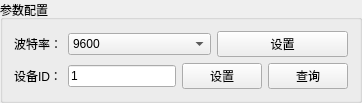
         <widget class="QGroupBox" name="groupBox_2">
          <property name="title">
           <string>参数配置</string>
          </property>
          <layout class="QVBoxLayout" name="verticalLayout_6">
           <item>
            <layout class="QHBoxLayout" name="horizontalLayout_49" stretch="3,2">
             <item>
              <layout class="QHBoxLayout" name="horizontalLayout_24" stretch="1,5">
               <item>
                <widget class="QLabel" name="label_48">
                 <property name="text">
                  <string>波特率：</string>
                 </property>
                </widget>
               </item>
               <item>
                <widget class="QComboBox" name="cbxDevBaud">
                 <item>
                  <property name="text">
                   <string>9600</string>
                  </property>
                 </item>
                 <item>
                  <property name="text">
                   <string>19200</string>
                  </property>
                 </item>
                 <item>
                  <property name="text">
                   <string>38400</string>
                  </property>
                 </item>
                 <item>
                  <property name="text">
                   <string>57600</string>
                  </property>
                 </item>
                 <item>
                  <property name="text">
                   <string>115200</string>
                  </property>
                 </item>
                 <item>
                  <property name="text">
                   <string>460800</string>
                  </property>
                 </item>
                </widget>
               </item>
              </layout>
             </item>
             <item>
              <layout class="QHBoxLayout" name="horizontalLayout_48" stretch="1">
               <item>
                <widget class="QPushButton" name="btnSetBaud">
                 <property name="text">
                  <string>设置</string>
                 </property>
                </widget>
               </item>
              </layout>
             </item>
            </layout>
           </item>
           <item>
            <layout class="QHBoxLayout" name="horizontalLayout_51" stretch="3,2">
             <item>
              <layout class="QHBoxLayout" name="horizontalLayout_3" stretch="1,5">
               <item>
                <widget class="QLabel" name="label_50">
                 <property name="text">
                  <string>设备ID：</string>
                 </property>
                </widget>
               </item>
               <item>
                <widget class="QLineEdit" name="ledDevID">
                 <property name="text">
                  <string>1</string>
                 </property>
                </widget>
               </item>
              </layout>
             </item>
             <item>
              <layout class="QHBoxLayout" name="horizontalLayout_46">
               <item>
                <widget class="QPushButton" name="btnSetID">
                 <property name="text">
                  <string>设置</string>
                 </property>
                </widget>
               </item>
               <item>
                <widget class="QPushButton" name="btnGetID">
                 <property name="text">
                  <string>查询</string>
                 </property>
                </widget>
               </item>
              </layout>
             </item>
            </layout>
           </item>
          </layout>
         </widget>
